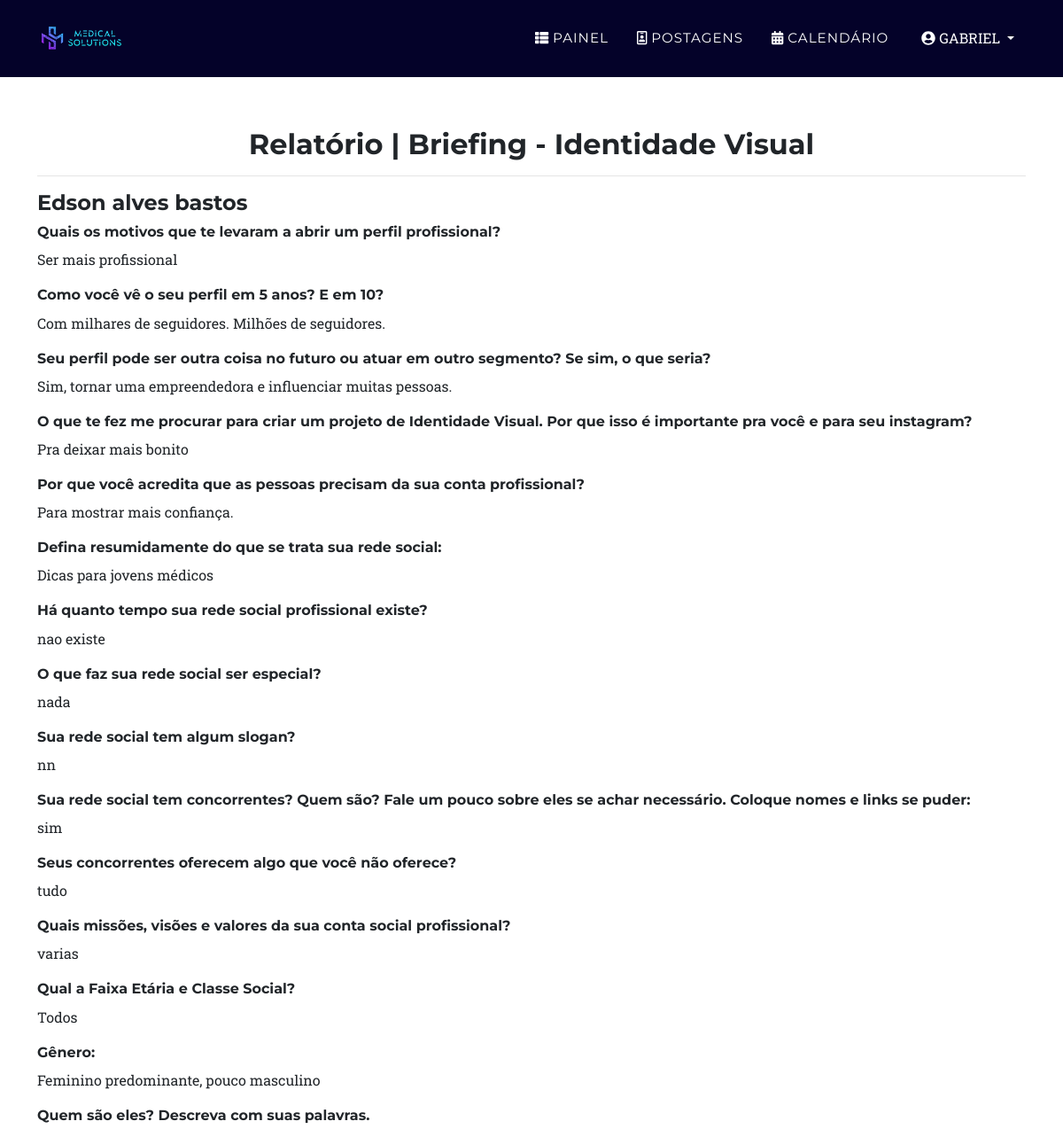
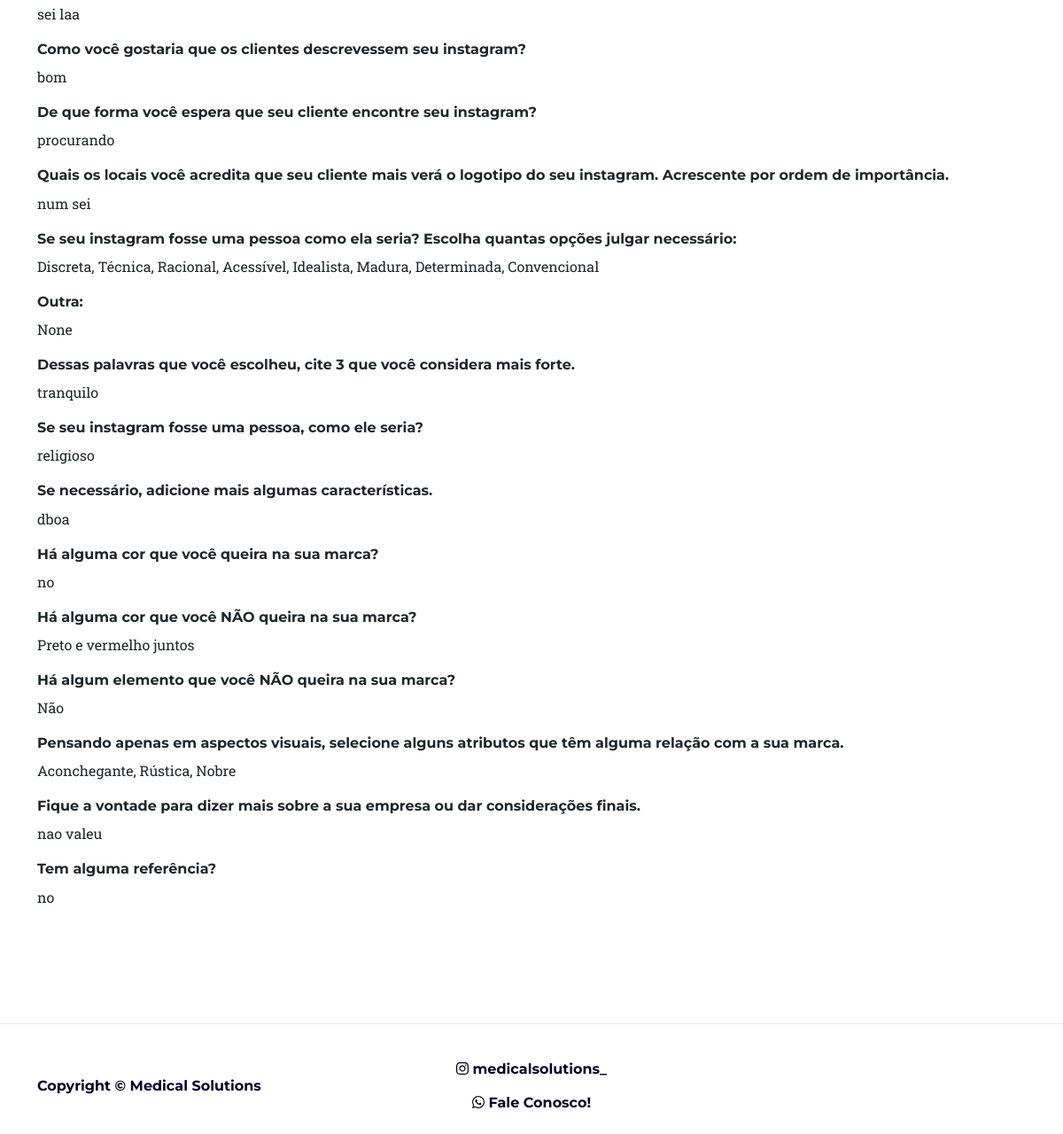
/relatorio/briefing/1 (signed in), run on the app's committed database (2 pictures, top to bottom).
### medicos/models.py (models this page shows, shortened)
class Briefing(models.Model):
    nome = models.CharField(max_length=50)
    sobrenome = models.CharField(max_length=100)
    motivos = models.CharField(verbose_name="Quais os motivos que te levaram a abrir um perfil profissional?", max_length=2200)
    perfil = models.CharField(verbose_name="Como você vê o seu perfil em 5 anos? E em 10?", max_length=2200)
    segmento = models.CharField(verbose_name="Seu perfil pode ser outra coisa no futuro ou atuar em outro segmento? Se sim, o que seria?", max_length=2200)
    projeto_identidade = models.CharField(verbose_name="O que te fez me procurar para criar um projeto de Identidade Visual. Por que isso é importante pra você e para seu instagram?", max_length=2200)
    conta_profissional = models.CharField(verbose_name="Por que você acredita que as pessoas precisam da sua conta profissional?", max_length=2200)
    rede_social = models.CharField(verbose_name="Defina resumidamente do que se trata sua rede social", max_length=2200)
    rede_profissional = models.CharField(verbose_name="Há quanto tempo sua rede social profissional existe?", max_length=2200)
    rede_especial = models.CharField(verbose_name="O que faz sua rede social ser especial?", max_length=2200)
    slogan = models.CharField(verbose_name="Sua rede social tem algum slogan?", max_length=2200)
    concorrentes = models.CharField(verbose_name="Sua rede social tem concorrentes? Quem são? Fale um pouco sobre eles se achar necessário. Coloque nomes e links se puder", max_length=2200)
    concorrentes_oferecem = models.CharField(verbose_name="Seus concorrentes oferecem algo que você não oferece?", max_length=2200)
    missoes = models.CharField(verbose_name="Quais missões, visões e valores da sua conta social profissional?", max_length=2200)
    faixa_etaria_social = models.CharField(verbose_name="Qual a Faixa Etária e Classe Social?", max_length=500)
    genero = models.CharField(verbose_name="Gênero", max_length=38, choices=GENERO_CHOICES)
    quem = models.CharField(verbose_name="Quem são eles? Descreva com suas palavras.", max_length=500)
    descricao_clientes = models.CharField(verbose_name="Como você gostaria que os clientes descrevessem seu instagram?", max_length=500)
    encontrar_clientes = models.CharField(verbose_name="De que forma você espera que seu cliente encontre seu instagram?", max_length=500)
    logotipo_clientes = models.CharField(verbose_name="Quais os locais você acredita que seu cliente mais verá o logotipo do seu instagram. Acrescente por ordem de importância.", max_length=500)
    personalidade = MultiSelectField(verbose_name="Se seu instagram fosse uma pessoa como ela seria? Escolha quantas opções julgar necessário:" ,max_length=1500, choices=PERSONALIDADE_CHOICES)
    outra = models.CharField(verbose_name="Outra", max_length=100, blank=True, null=True)
    palavras = models.CharField(verbose_name="Dessas palavras que você escolheu, cite 3 que você considera mais forte.", max_length=64)
    pessoa = models.CharField(verbose_name="Se seu instagram fosse uma pessoa, como ele seria?", max_length=500)
    caracteristicas = models.CharField(verbose_name="Se necessário, adicione mais algumas características.", max_length=100, null=True, blank=True)
    cor = models.CharField(verbose_name="Há alguma cor que você queira na sua marca?", max_length=100)
    nao_cor = models.CharField(verbose_name="Há alguma cor que você NÃO queira na sua marca?", max_length=100)
    nao_elemento = models.CharField(verbose_name="Há algum elemento que você NÃO queira na sua marca?", max_length=100)
    aspectos = MultiSelectField(verbose_name="Pensando apenas em aspectos visuais, selecione alguns atributos que têm alguma relação com a sua marca.", max_length=500, choices=ASPECTOS_CHOICES)
    consideracoes = models.CharField(verbose_name="Fique a vontade para dizer mais sobre a sua empresa ou dar considerações finais.", max_length=500, null=True, blank=True)
    referencias = models.CharField(verbose_name="Tem alguma referência?", max_length=500, help_text="Referências de imagens ou de marcas que você gosta é muito válido, embora nós iremos montar nossa própria identidade visual.")
    cliente = models.ForeignKey(User, on_delete=models.PROTECT, default=User, null=True)

### medicos/views.py (the view)
# urls.py: path('relatorio/briefing/<int:pk>', views.RelatorioBriefingDetalheView, name='relatorio_detalhe'),
@login_required
def RelatorioBriefingDetalheView(request, pk):
    relatorio = {}
    briefing = Briefing.objects.get(id=pk)
    briefing = (to_dict(briefing))
    print(perguntas)
    for num, resp in enumerate(briefing.values()):
        relatorio[perguntas[num]] = resp
    print(relatorio)
    return render(request, 'formularios/relatorio_detalhe.html', {'relatorio': relatorio})

### medicos/models.py (called while the page is built)
def to_dict(Briefing):
    opts = Briefing._meta
    data = {}
    for f in chain(opts.concrete_fields, opts.private_fields):
        data[f.name] = f.value_from_object(Briefing)
    for f in opts.many_to_many:
        data[f.name] = [i.id for i in f.value_from_object(Briefing)]
    return data

### medicos/templates/formularios/relatorio_detalhe.html (shortened to what this page needs)
{% extends "base.html" %}
{%load static%}
{% block conteudo %}
<section class="page-section conteudo">
    <div class="container">
        <div class="text-center">
        {% if request.user.groups.all.0.name == 'Administradores' %}
            <h2>Relatório | Briefing - Identidade Visual</h2>
            <hr>
        </div>
        <h4>{{relatorio.nome}} {{relatorio.sobrenome}}</h4>
        {% for k, v in relatorio.items %}
            {% if k in 'idsobrenomecliente' %}
            {{ pass }}
            {% else %}
            <h6>{{k}}</h6>
            <p>{{v}}</p>
            {% endif %}
        {%endfor%}
        {% else %}
        <div class="text-center">
            <h3>Nada por aqui...</h3>
        </div>
        <p style="font-size: large; font-weight: bolder;">Você não tem autorização para acessar essa página ou ocorreu algum erro.</p>
        {% endif %}
    </div>
</section>
{% endblock %}

### medicos/templates/base.html (shortened to what this page needs)
{% load static %}
<!DOCTYPE html>
<html lang="pt-BR">
    <head>
        <link href="{% static 'css/styles.css' %}" rel="stylesheet" />
    </head>
<body>
{% block navbar %}
<nav class="navbar navbar-expand-lg navbar-dark fixed-top" style="background-color: #040229;" id="mainNav">
    <div class="container">
        <a class="js-scroll-trigger" href="{% url 'index' %}"><img src="{% static 'img/logo.png' %}" style="width: 100px;" alt=""/></a>
        <div class="collapse navbar-collapse" id="navbarResponsive">
            <ul class="navbar-nav text-uppercase ml-auto">
                {% if request.user.is_authenticated %}
                <li class="nav-item"><a class="nav-link js-scroll-trigger" href="{% url 'painel' %}"><i class="fas fa-th-list"></i></i> Painel</a></li>
                    <li class="nav-item"><a class="nav-link js-scroll-trigger" href="{% url 'posts' %}"><i class="far fa-id-badge"></i> Postagens</a></li>
                        <li class="nav-item"><a class="nav-link js-scroll-trigger" href="{% url 'calendario' %}"><i class="fas fa-calendar-alt"></i> Calendário</a></li>
                <div class="btn-group">
                    <button style="color: white;" class="btn text-uppercase ml-auto dropdown-toggle" type="button" id="triggerId" data-toggle="dropdown"
                        aria-haspopup="true" aria-expanded="false">
                        <i class="fa fa-user-circle"></i>
                        <span id="username">{{request.user.first_name}}</span>
                    </button>
                </div>
                {%endif%}
            </ul>
        </div>
    </div>
</nav>
{% endblock %}
<br>
<br>
{% block conteudo %}{% endblock %}
{% block rodape %}
<hr>
<footer class="footer py-3">
    <div class="container">
        <div class="row align-items-center">
            <div style="font-weight: bolder; color: #040229"  class="col-lg-4 text-lg-left">Copyright © Medical Solutions</div>
            <div class="col-lg-4 my-3 my-lg-0">
                <a style="font-weight: bolder; color: #040229;" class="btn mx-2" href="https://www.instagram.com/medicalsolutions_/"><i class="fab fa-instagram"> </i> medicalsolutions_</a>
                <br>
                <a style="font-weight: bolder; color: #040229" class="btn mx-2" href="https://api.whatsapp.com/send?phone=5586995330067&text=Ol%C3%A1,%20tenho%20interesse%20em%20conhecer%20os%20servi%C3%A7os%20da%20Medical%20Solutions"><i class="fab fa-whatsapp"> </i> Fale Conosco!</a>
            </div>
        </div>
    </div>
</footer>
{% endblock %}
</body>
</html>

### data on the page
Briefing: nome "Edson", sobrenome "alves bastos", relatorio "Ser mais profissional" "Com milhares de seguidores. Milhões de seguidores." "Sim, tornar uma empreendedora e influenciar muitas pessoas." "Pra deixar mais bonito" "Para mostrar mais confiança." "Dicas para jovens médicos" "nao existe" "nada" "nn" "sim" "tudo" "varias" "Todos" "Feminino predominante, pouco masculino" "sei laa" "bom" "procurando" "num sei" "Discreta, Técnica, Racional, Acessível, Idealista, Madura, Determinada, Convencional" "tranquilo" "religioso" "dboa" "no" "Preto e vermelho juntos" "Não" "Aconchegante, Rústica, Nobre" "nao valeu" "no"

### other printed values
{{ request.user.first_name }} "GABRIEL"
{{ k }} "Quais os motivos que te levaram a abrir um perfil profissional?" "Como você vê o seu perfil em 5 anos? E em 10?" "Seu perfil pode ser outra coisa no futuro ou atuar em outro segmento? Se sim, o que seria?" "O que te fez me procurar para criar um projeto de Identidade Visual. Por que isso é importante pra você e para seu instagram?" "Por que você acredita que as pessoas precisam da sua conta profissional?" "Defina resumidamente do que se trata sua rede social:" "Há quanto tempo sua rede social profissional existe?" "O que faz sua rede social ser especial?" "Sua rede social tem algum slogan?" "Sua rede social tem concorrentes? Quem são? Fale um pouco sobre eles se achar necessário. Coloque nomes e links se puder:" "Seus concorrentes oferecem algo que você não oferece?" "Quais missões, visões e valores da sua conta social profissional?" "Qual a Faixa Etária e Classe Social?" "Gênero:" "Quem são eles? Descreva com suas palavras." "Como você gostaria que os clientes descrevessem seu instagram?" "De que forma você espera que seu cliente encontre seu instagram?" "Quais os locais você acredita que seu cliente mais verá o logotipo do seu instagram. Acrescente por ordem de importância." "Se seu instagram fosse uma pessoa como ela seria? Escolha quantas opções julgar necessário:" "Outra:" "Dessas palavras que você escolheu, cite 3 que você considera mais forte." "Se seu instagram fosse uma pessoa, como ele seria?" "Se necessário, adicione mais algumas características." "Há alguma cor que você queira na sua marca?" "Há alguma cor que você NÃO queira na sua marca?" "Há algum elemento que você NÃO queira na sua marca?" "Pensando apenas em aspectos visuais, selecione alguns atributos que têm alguma relação com a sua marca." "Fique a vontade para dizer mais sobre a sua empresa ou dar considerações finais." "Tem alguma referência?"
{{ v }} "None"
